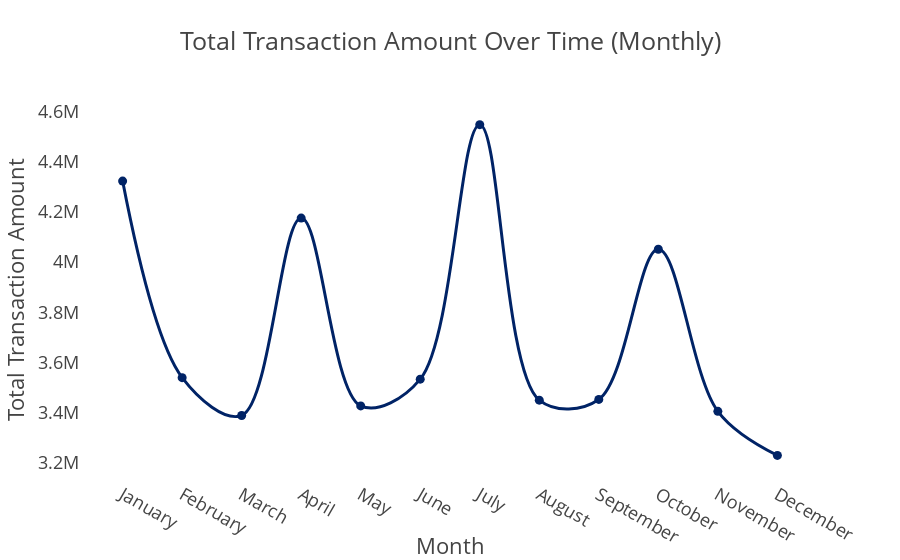

The code cell stored with this chart in its notebook:
### Code cell
fig = px.line(
    monthly_trans_amt,
    x='Month',
    y='total_transaction_amount',
    title='Total Transaction Amount Over Time (Monthly)',
    markers=True
)

# Apply smoothing using a spline
fig.update_traces(line_shape='spline', line=dict(color='#002366', width=3))

fig.update_layout(
    template="presentation",
    xaxis_title="Month",
    yaxis_title="Total Transaction Amount",
    paper_bgcolor="rgba(0,0,0,0)",
    plot_bgcolor="rgba(0,0,0,0)",
    xaxis=dict(showgrid=False),
    yaxis=dict(showgrid=False)
)

fig.write_image(os.path.join(results_dir, 'Total_Transaction_Amount_Over_Time.jpg'))
fig.write_image(os.path.join(results_dir, 'Total_Transaction_Amount_Over_Time.png'))
fig.write_html(os.path.join(results_dir, 'Total_Transaction_Amount_Over_Time.html'))

fig.show()

### Figure 1 — Plotly figure (JSON) as saved in the notebook; plotly's stock layout.template omitted (floating-point values rounded to 4 significant figures)
{"data": [{"hovertemplate": "Month=%{x}<br>total_transaction_amount=%{y}<extra></extra>", "legendgroup": "", "line": {"color": "#002366", "dash": "solid", "shape": "spline", "width": 3}, "marker": {"symbol": "circle"}, "mode": "lines+markers", "name": "", "orientation": "v", "showlegend": false, "type": "scatter", "x": ["January", "February", "March", "April", "May", "June", "July", "August", "September", "October", "November", "December"], "xaxis": "x", "y": [4322186, 3539575, 3388827, 4174728, 3426913, 3533660, 4546958, 3449868, 3452874, 4050909, 3405420, 3230095], "yaxis": "y"}], "layout": {"autosize": true, "legend": {"tracegroupgap": 0}, "paper_bgcolor": "rgba(0, 0, 0, 0)", "plot_bgcolor": "rgba(0, 0, 0, 0)", "title": {"text": "Total Transaction Amount Over Time (Monthly)"}, "xaxis": {"anchor": "y", "autorange": true, "domain": [0, 1], "range": [-0.7559, 11.76], "showgrid": false, "title": {"text": "Month"}, "type": "category"}, "yaxis": {"anchor": "x", "autorange": true, "domain": [0, 1], "range": [3102000.0, 4675000.0], "showgrid": false, "title": {"text": "Total Transaction Amount"}, "type": "linear"}}}
